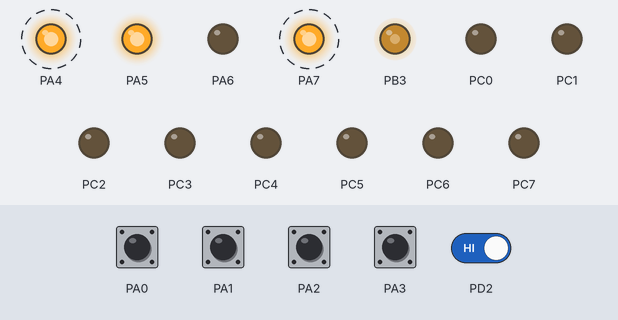
Bench run of a program on a simulated ATmega32, built with avr-gcc and emulated at 1 MHz. Shown: output pins drawn as LEDs (lit = HIGH). Dashed ring = blinking. Inputs (shaded band) come from the test bench; at power-on: PA0–3, PD2 HIGH.

Above: at 0.12 s.
At 1.27 s:
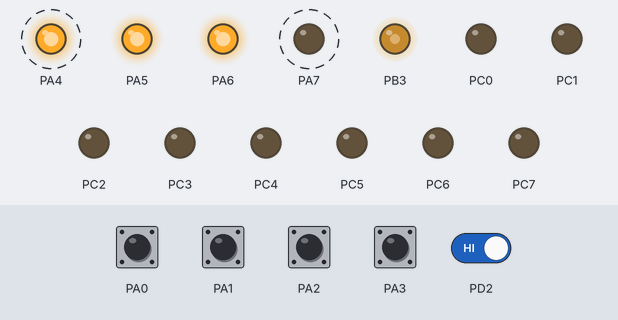
1.3 s: PD2 driven LOW
At 1.64 s:
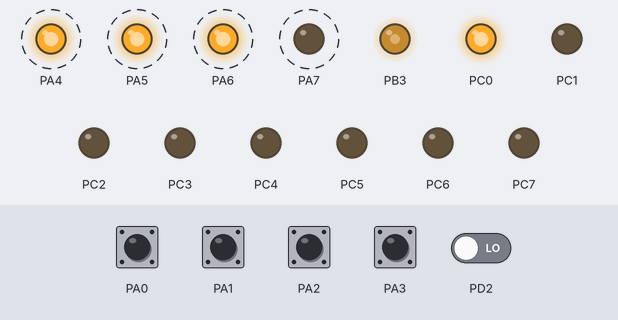
Timing chart, 0 to 13.3 s (numbered marks = the images above; inputs shaded):
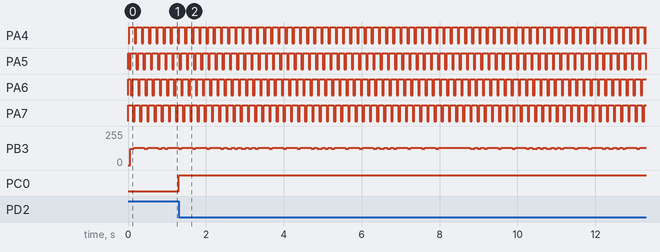

The program:

main.cpp
```cpp
/*
 * SIGNAL_GEN.cpp
 *
 * Created: 18/04/2018 12:43:19 a. m.
 * Author : PC
 */
#define F_CPU 1000000UL
#include <avr/io.h>
#include <util/delay.h>
#include <avr/interrupt.h>


long int spwm [30]= {128,154,180,203,223,238,249,255,255,249, 238,223, 203, 180,154,128,101, 75,52,32, 17,6,0,0,6,17,32,52,75,101};
long int sierra[30] ={0, 8,17, 26, 35, 43, 52, 61, 70, 79, 87, 96,105, 114, 123, 131,140, 149, 158, 167, 175, 184, 193, 202, 211, 219, 228, 237, 246, 255};
long int tri[30]={0,17, 34, 51, 68, 85, 102, 119, 136, 153, 170, 187, 204, 221, 238, 255,238,221,204,187,170,153,136,119,102,85,68,51,34,17};
long int *out;
int n,aux,col,fila,valor,frec,f2,n_tecla;
double m;
long int t;

void recorre_puerto();
void lee_puerto();

ISR(TIMER1_OVF_vect)
{
	//recorre_puerto();
	if (n<(29)){n++;}
	else{n=0;}
	OCR0=out[n];
    TCNT1 = -t;
}

ISR(TIMER2_OVF_vect)
{
	recorre_puerto();
	TCNT2=-45;
}

ISR(INT0_vect)
{
	lee_puerto();
	if ((valor>10) & (valor<16))
	{
		switch(valor)
		{
			case 11:
			out = spwm;
			break;

			case 12:
			out = sierra;
			break;

			case 13:
			out = tri;
			break;
		}
	}

	else
	{
		switch(n_tecla)
		{
			case 0:
				n_tecla++;
				f2=valor*10;
			break;

			case 1:
				n_tecla++;
				if (valor==10){valor=0;}
				//else{valor=valor;}
				f2+=valor;
			break;

			case 2:
				if (valor==16)
				{frec=f2;}
				else{frec=100;}
			    n_tecla=0;
				n=0;
				//comp = -0.0024*frec+1.24;
				PORTC=frec;
				//m=(double) 1000000/(frec*30);
				m=(double) 33333.33/frec;
				t = round(m)-90;
			break;

		}//switch
		PORTC=n_tecla;
	}//else
}

void recorre_puerto()
{

	if ((aux&0xF0)!=0x80)
	{
		aux=aux<<1;
	}
	else
	{
		aux=0x10;
	}
	PORTA=~aux;
}

void lee_puerto()
{
	col= (((aux>>4)&0x08)>>3)*4 + (((aux>>4)&0x04)>>2)*3 + ((aux>>4)&0x02) + ((aux>>4)&0x01);
	fila=PINA&0x0F;
	switch (fila)
	{
		case 0x07:
		valor=0;
		break;

		case 0x0B:
		valor=4;
		break;

		case 0x0D:
		valor=8;
		break;

		case 0x0E:
		valor=12;
		break;
	}

	valor+=col;

}

int main(void)
{
    /* Replace with your application code */
	DDRB |= (1 <<PINB3);  //  output
	DDRA=0xF0; //NIBLE ALTO SALIDAS
	DDRC=0XFF;
	PORTA=0x0F; //ACTIVA PULL-UPS
	PORTC=0x00;

	TCCR0|= (1<<WGM01)|(1<<WGM00) | (1<<COM01) | (1<<CS00); //PWM

	TCCR2|= 0x07;  //preescaler a 1024
	TIMSK|= (1<<TOIE2);
	TCNT2=-25;			//TECLADO


	TCCR1B|=(1<<CS10);
	TIMSK|=(1<<TOIE1); //CAMBIO DE ESTADO DE SEÑALES

	MCUCR=0x02;	//INTERRUPCION POR FLANCO DE BAJADA
	GICR|=(1<<INT0);	//HABILITA INTERRUPCION
	sei();

	aux=0x10;
	PORTA=~aux;
	PORTC=0x00;
	n=0;
	frec=100;
	out=sierra;
	n_tecla=0;
	f2=0;
	m=(double) 1000000/(frec*30);
	t = round(m)-80;
	OCR0=0;
	TCNT1=-100;

    while (1)
    {

    }
}
```

Measured:
- after the input at 1.3 s, PC0: LOW → HIGH at once
- by itself, PA4–7: alternates HIGH for 0.14 s and LOW for 0.05 s
